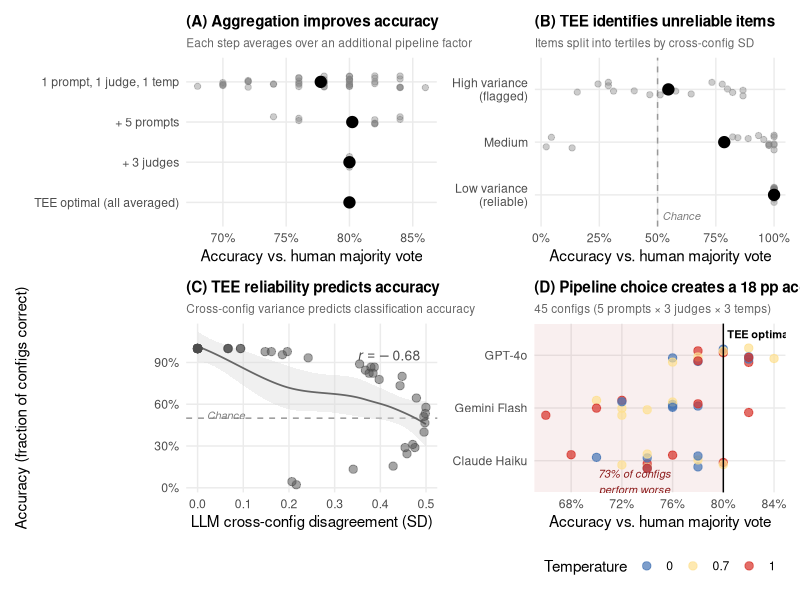
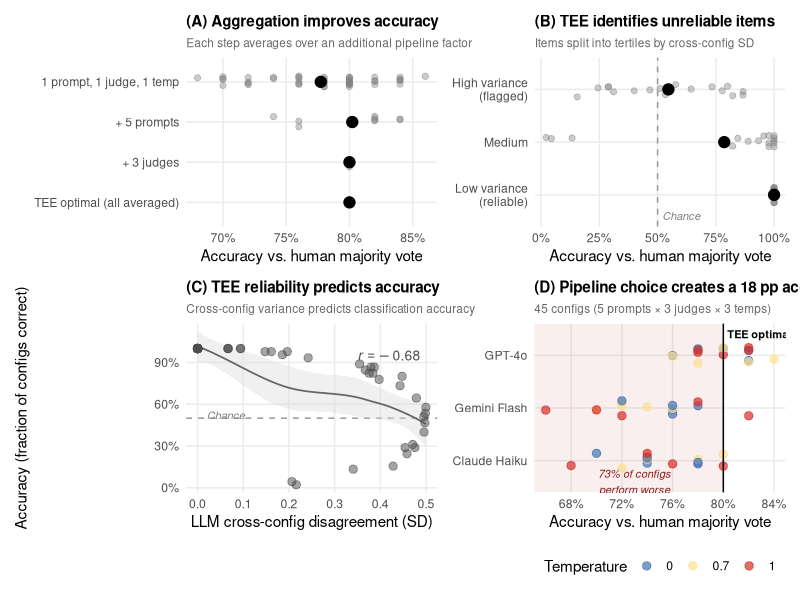
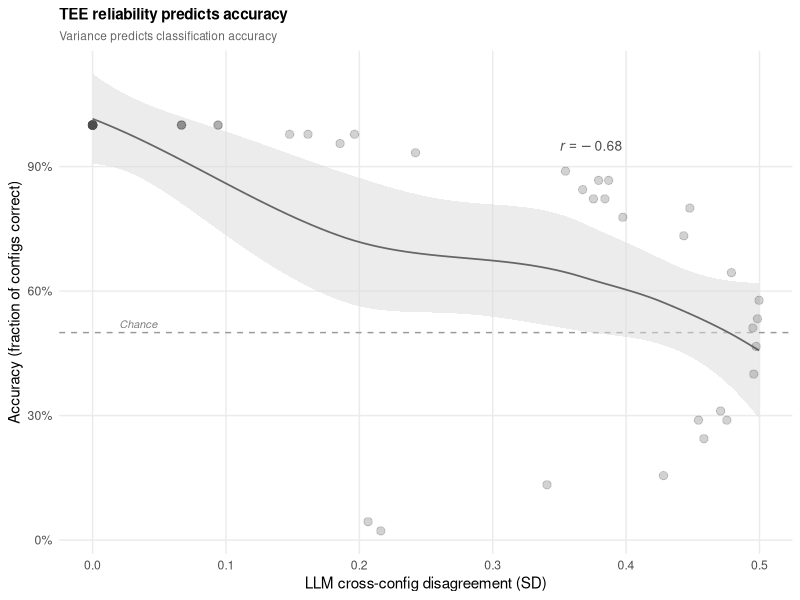

R code for these plots, in order:
# 14_propaganda_plots.R
# Publication-quality 4-panel validation figure for propaganda pilot.
# Reads from pre-computed CSVs (no expensive recomputation).
#
# Panels:
#   (A) Aggregation ladder — accuracy improves as TEE-recommended factors are averaged
#   (B) TEE flags unreliable items — accuracy by TEE-estimated reliability stratum
#   (C) TEE-predicted reliability predicts accuracy — no human labels needed
#   (D) Pipeline config spread — 18pp range across 45 configs
#
# Usage:
#   Rscript analysis/14_propaganda_plots.R

library(tidyverse)
library(patchwork)

set.seed(42)

cat("=== 14_propaganda_plots.R ===\n")
cat("Generating propaganda validation figure (4 panels)\n\n")

fig_dir <- "figures"
dir.create(fig_dir, recursive = TRUE, showWarnings = FALSE)

# --- Load data ---
items   <- read_csv("data/processed/propaganda_pilot_item_comparison.csv",
                     show_col_types = FALSE)
configs <- read_csv("data/processed/propaganda_pilot_config_accuracy.csv",
                     show_col_types = FALSE)
clean   <- read_csv("data/processed/propaganda_pilot_clean.csv",
                     show_col_types = FALSE)
human   <- read_csv("data/processed/human_tee_item_disagreement.csv",
                     show_col_types = FALSE)

cat("  Items:", nrow(items), " Configs:", nrow(configs),
    " Clean rows:", nrow(clean), "\n\n")

# --- Shared aesthetics ---
theme_tle <- theme_minimal(base_size = 11) +
  theme(
    panel.grid.minor = element_blank(),
    plot.title       = element_text(face = "bold", size = 11),
    plot.subtitle    = element_text(color = "gray40", size = 8.5),
    legend.position  = "none",
    strip.text       = element_text(face = "bold", size = 10)
  )

# --- Human ground truth (needed by multiple panels) ---
human_gt <- human %>%
  filter(item_id %in% unique(clean$question_ID)) %>%
  transmute(
    question_ID = item_id,
    human_gt = as.integer(mean_fav > 0.5),
    human_gt = ifelse(mean_fav == 0.5 & consensus == "English favored", 0L, human_gt),
    human_mean = mean_fav
  )

# --- Per-item accuracy (fraction of 45 configs that classify correctly) ---
item_acc <- clean %>%
  group_by(question_ID, variant_id, judge_model, temperature) %>%
  summarise(
    config_vote = as.integer(mean(cn_more_favorable, na.rm = TRUE) > 0.5),
    .groups = "drop"
  ) %>%
  left_join(human_gt, by = "question_ID") %>%
  group_by(question_ID) %>%
  summarise(
    accuracy  = mean(config_vote == human_gt, na.rm = TRUE),
    n_configs = n(),
    .groups   = "drop"
  )

# Merge LLM disagreement (TEE's reliability estimate)
item_acc <- item_acc %>%
  left_join(items %>% select(question_ID, llm_disagree, llm_mean), by = "question_ID")


# ===================================================================
# Panel (A): Aggregation ladder
# ===================================================================
cat("--- Panel A: Aggregation ladder ---\n")

# Helper: compute accuracy at a given aggregation level
# Each level groups by progressively fewer factors before majority-voting
acc_at_level <- function(data, group_vars, human_gt_df) {
  data %>%
    group_by(across(all_of(c("question_ID", group_vars)))) %>%
    summarise(llm_vote = as.integer(mean(cn_more_favorable, na.rm = TRUE) > 0.5),
              .groups = "drop") %>%
    left_join(human_gt_df, by = "question_ID") %>%
    group_by(across(all_of(group_vars))) %>%
    summarise(accuracy = mean(llm_vote == human_gt, na.rm = TRUE),
              .groups = "drop")
}

# Level 1: Single config (1 prompt, 1 judge, 1 temp, majority of reps)
l1 <- acc_at_level(clean, c("variant_id", "judge_model", "temperature"), human_gt)

# Level 2: Average over prompts (5 prompts, per judge x temp)
l2 <- acc_at_level(clean, c("judge_model", "temperature"), human_gt)

# Level 3: Average over prompts + judges (per temp)
l3 <- acc_at_level(clean, c("temperature"), human_gt)

# Level 4: Average over everything (TEE-optimal)
l4 <- acc_at_level(clean, character(0), human_gt)

ladder <- bind_rows(
  l1 %>% mutate(level = "1 prompt, 1 judge, 1 temp"),
  l2 %>% mutate(level = "+ 5 prompts"),
  l3 %>% mutate(level = "+ 3 judges"),
  l4 %>% mutate(level = "TEE optimal (all averaged)")
) %>%
  mutate(level = factor(level,
    levels = rev(c("1 prompt, 1 judge, 1 temp", "+ 5 prompts",
                   "+ 3 judges", "TEE optimal (all averaged)"))))

ladder_summary <- ladder %>%
  group_by(level) %>%
  summarise(mean_acc = mean(accuracy), sd_acc = sd(accuracy),
            n = n(), .groups = "drop")

cat("  Aggregation ladder:\n")
for (i in 1:nrow(ladder_summary)) {
  cat(sprintf("    %s: %.1f%% (n=%d configs)\n",
              str_replace_all(ladder_summary$level[i], "\n", " "),
              100 * ladder_summary$mean_acc[i],
              ladder_summary$n[i]))
}

p_a <- ggplot(ladder, aes(x = accuracy, y = level)) +
  geom_jitter(height = 0.15, width = 0, size = 1.8, alpha = 0.4,
              color = "gray50") +
  geom_point(data = ladder_summary, aes(x = mean_acc, y = level),
             inherit.aes = FALSE, size = 3.5, color = "black") +
  scale_x_continuous(labels = scales::percent_format(),
                     breaks = seq(0.6, 0.9, 0.05)) +
  labs(title = "(A) Aggregation improves accuracy",
       subtitle = "Each step averages over an additional pipeline factor",
       x = "Accuracy vs. human majority vote", y = NULL) +
  theme_tle

cat("\n")


# ===================================================================
# Panel (B): TEE flags unreliable items
# ===================================================================
cat("--- Panel B: TEE flags unreliable items ---\n")

# Split items into reliability tertiles by LLM cross-config SD
item_flagged <- item_acc %>%
  mutate(
    tee_stratum = cut(llm_disagree,
                      breaks = quantile(llm_disagree, c(0, 1/3, 2/3, 1),
                                        na.rm = TRUE),
                      labels = c("Low variance\n(reliable)", "Medium", "High variance\n(flagged)"),
                      include.lowest = TRUE)
  )

strat_stats <- item_flagged %>%
  group_by(tee_stratum) %>%
  summarise(
    mean_acc = mean(accuracy, na.rm = TRUE),
    n = n(),
    .groups = "drop"
  )

cat("  Accuracy by TEE reliability stratum:\n")
for (i in 1:nrow(strat_stats)) {
  cat(sprintf("    %s: %.1f%% (n=%d)\n",
              str_replace_all(strat_stats$tee_stratum[i], "\n", " "),
              100 * strat_stats$mean_acc[i],
              strat_stats$n[i]))
}

p_b <- ggplot(item_flagged, aes(x = accuracy, y = tee_stratum)) +
  geom_vline(xintercept = 0.5, linetype = "dashed", color = "gray60") +
  geom_jitter(height = 0.15, width = 0, size = 1.8, alpha = 0.4,
              color = "gray50") +
  geom_point(data = strat_stats, aes(x = mean_acc, y = tee_stratum),
             inherit.aes = FALSE, size = 3.5, color = "black") +
  scale_x_continuous(labels = scales::percent_format()) +
  annotate("text", x = 0.52, y = 0.6, label = "Chance", hjust = 0,
           size = 2.8, color = "gray50", fontface = "italic") +
  labs(title = "(B) TEE identifies unreliable items",
       subtitle = "Items split into tertiles by cross-config SD",
       x = "Accuracy vs. human majority vote", y = NULL) +
  theme_tle

cat("\n")


# ===================================================================
# Panel (C): TEE-predicted reliability predicts accuracy
# ===================================================================
cat("--- Panel C: TEE reliability vs accuracy (no human labels) ---\n")

cor_tee <- cor(item_acc$llm_disagree, item_acc$accuracy,
               use = "complete.obs")
cat("  Correlation (LLM disagree vs accuracy): r =",
    round(cor_tee, 3), "\n\n")

p_c <- ggplot(item_acc, aes(x = llm_disagree, y = accuracy)) +
  geom_hline(yintercept = 0.5, linetype = "dashed", color = "gray60") +
  geom_smooth(method = "loess", se = TRUE, color = "gray40",
              fill = "gray85", linewidth = 0.6, span = 0.8) +
  geom_point(size = 2.5, alpha = 0.5, color = "gray30") +
  scale_y_continuous(labels = scales::percent_format()) +
  annotate("text", x = 0.02, y = 0.52, label = "Chance", hjust = 0,
           size = 2.8, color = "gray50", fontface = "italic") +
  annotate("text", x = 0.35, y = 0.95,
           label = paste0("italic(r) == ", sprintf("%.2f", cor_tee)),
           parse = TRUE, hjust = 0, size = 3.5, color = "gray30") +
  labs(title = "(C) TEE reliability predicts accuracy",
       subtitle = "Cross-config variance predicts classification accuracy",
       x = "LLM cross-config disagreement (SD)",
       y = "Accuracy (fraction of configs correct)") +
  theme_tle


# ===================================================================
# Panel (D): Pipeline choice creates accuracy spread
# ===================================================================
cat("--- Panel D: Pipeline config spread ---\n")

configs <- configs %>%
  mutate(
    judge_label = case_when(
      str_detect(judge_model, "claude")  ~ "Claude Haiku",
      str_detect(judge_model, "gemini")  ~ "Gemini Flash",
      str_detect(judge_model, "gpt")     ~ "GPT-4o",
      TRUE ~ judge_model
    ),
    temperature = factor(temperature)
  )

tee_accuracy <- {
  tee_votes <- clean %>%
    group_by(question_ID) %>%
    summarise(llm_vote = as.integer(mean(cn_more_favorable, na.rm = TRUE) > 0.5),
              .groups = "drop") %>%
    left_join(human_gt, by = "question_ID")
  mean(tee_votes$llm_vote == tee_votes$human_gt, na.rm = TRUE)
}

naive_mean <- mean(configs$accuracy)
acc_range  <- max(configs$accuracy) - min(configs$accuracy)

pct_worse <- mean(configs$accuracy < tee_accuracy)

cat("  TEE-optimal accuracy:", sprintf("%.1f%%", 100 * tee_accuracy), "\n")
cat("  Config accuracy range:", sprintf("%.0f pp", 100 * acc_range), "\n")
cat("  Configs worse than TEE:", sprintf("%.0f%%", 100 * pct_worse), "\n\n")

p_d <- ggplot(configs, aes(x = accuracy, y = judge_label)) +
  # Shade region worse than TEE
  annotate("rect",
           xmin = -Inf, xmax = tee_accuracy,
           ymin = -Inf, ymax = Inf,
           fill = "firebrick", alpha = 0.07) +
  geom_jitter(aes(color = temperature), height = 0.15,
              size = 2.5, alpha = 0.7, width = 0) +
  geom_vline(xintercept = tee_accuracy, linetype = "solid",
             color = "black", linewidth = 0.5) +
  annotate("text", x = tee_accuracy + 0.003, y = 3.4,
           label = sprintf("TEE optimal (%.0f%%)", 100 * tee_accuracy),
           hjust = 0, size = 2.8, fontface = "bold") +
  annotate("text",
           x = (min(configs$accuracy) + tee_accuracy) / 2, y = 0.6,
           label = sprintf("%.0f%% of configs\nperform worse", 100 * pct_worse),
           size = 2.8, color = "firebrick4", fontface = "italic") +
  scale_x_continuous(labels = scales::percent_format(),
                     breaks = seq(0.6, 0.9, 0.04)) +
  scale_color_manual(
    values = c("0" = "#4575b4", "0.7" = "#fee090", "1" = "#d73027"),
    name = "Temperature"
  ) +
  labs(title = sprintf("(D) Pipeline choice creates a %d pp accuracy spread",
                       round(100 * acc_range)),
       subtitle = sprintf("%d configs (5 prompts \u00d7 3 judges \u00d7 3 temps)",
                          nrow(configs)),
       x = "Accuracy vs. human majority vote", y = NULL) +
  theme_tle +
  theme(legend.position = "bottom")


# ===================================================================
# Save summary statistics for traceability
# ===================================================================
propaganda_summary <- tibble(
  metric = c("single_config_mean_acc", "prompt_averaged_acc", "tee_optimal_acc",
             "acc_range_pp", "correlation_disagree_vs_acc", "pct_configs_worse_than_tee",
             "n_items", "n_configs", "n_clean_rows",
             "low_var_acc", "medium_var_acc", "high_var_acc"),
  value = c(naive_mean, ladder_summary$mean_acc[ladder_summary$level == "+ 5 prompts"],
            tee_accuracy, acc_range, cor_tee, pct_worse,
            nrow(item_acc), nrow(configs), nrow(clean),
            strat_stats$mean_acc[1], strat_stats$mean_acc[2], strat_stats$mean_acc[3])
)
write_csv(propaganda_summary, "data/processed/propaganda_validation_summary.csv")
cat("Saved: data/processed/propaganda_validation_summary.csv\n\n")

# ===================================================================
# Combine into 4-panel figure
# ===================================================================
p_combined <- (p_a + p_b) / (p_c + p_d) +
  plot_annotation(
    theme = theme(plot.margin = margin(5, 5, 5, 5))
  )

ggsave(file.path(fig_dir, "propaganda_validation.pdf"),
       p_combined, width = 14, height = 11)
ggsave(file.path(fig_dir, "propaganda_validation.png"),
       p_combined, width = 14, height = 11, dpi = 200)

cat("Saved: figures/propaganda_validation.pdf\n")
cat("Saved: figures/propaganda_validation.png\n")
cat("=== Done ===\n")


p_c <- ggplot(item_acc, aes(x = llm_disagree, y = accuracy)) +
  geom_hline(yintercept = 0.5, linetype = "dashed", color = "gray60") +
  geom_smooth(method = "loess", se = TRUE, color = "gray40",
              fill = "gray85", alpha = 0.5, linewidth = 0.6, span = 0.8) +
  geom_point(size = 2.5, alpha = 0.25, color = "gray30") +
  scale_y_continuous(labels = scales::percent_format()) +
  annotate("text", x = 0.02, y = 0.52, label = "Chance", hjust = 0,
           size = 2.8, color = "gray50", fontface = "italic") +
  annotate("text", x = 0.35, y = 0.95,
           label = paste0("italic(r) == ", sprintf("%.2f", cor_tee)),
           parse = TRUE, hjust = 0, size = 3.5, color = "gray30") +
  labs(title = "TEE reliability predicts accuracy",
       subtitle = "Variance predicts classification accuracy",
       x = "LLM cross-config disagreement (SD)",
       y = "Accuracy (fraction of configs correct)") +
  theme_tle
ggsave(file.path(fig_dir, "propaganda_validation_c_only.pdf"),
       p_c, width = 5, height = 4)
